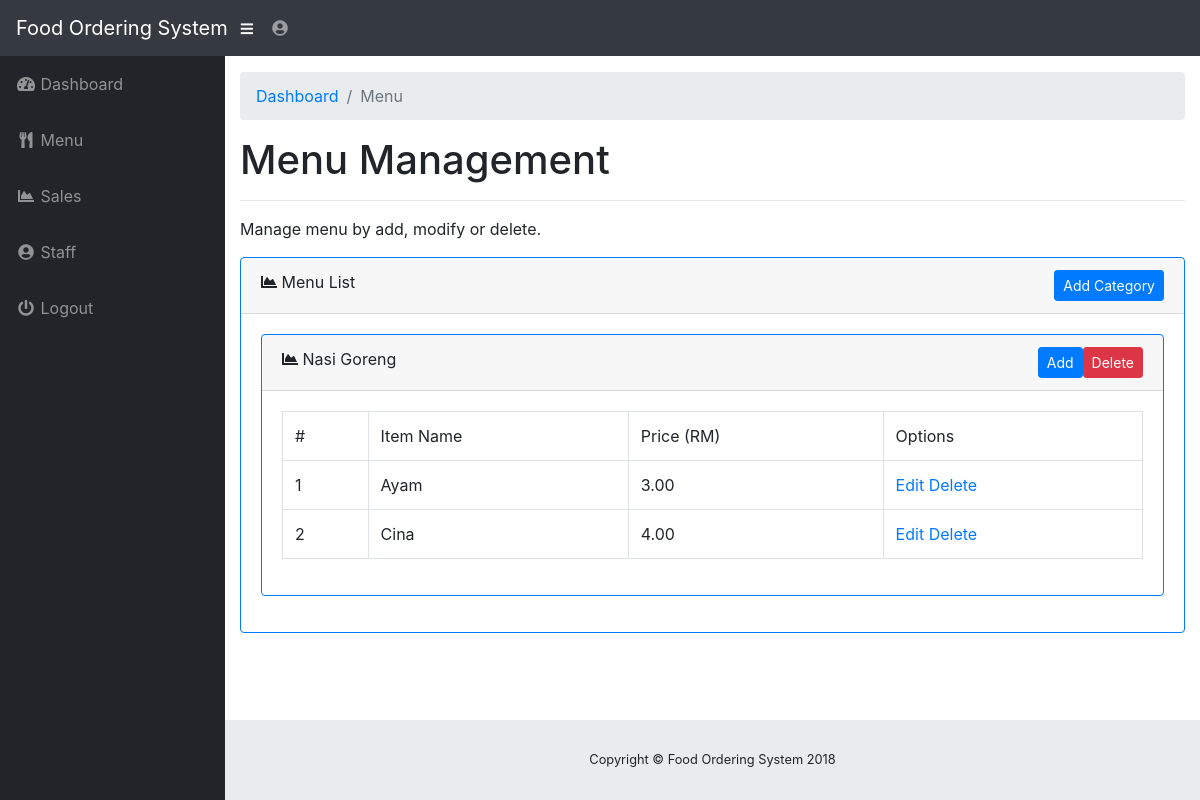
The page /admin/menu.php (signed in) on the database its author committed.
### tables this page shows
CREATE TABLE `tbl_menu` (
  `menuID` int(11) NOT NULL,
  `menuName` varchar(25) NOT NULL
);

CREATE TABLE `tbl_menuitem` (
  `itemID` int(11) NOT NULL,
  `menuID` int(11) NOT NULL,
  `menuItemName` text NOT NULL,
  `price` decimal(15,2) NOT NULL
);

### admin/menu.php (the view, shortened to what this page needs)
<?php
	include("../functions.php");
?>
<!DOCTYPE html>
<html lang="en">
  <head>
    <link href="vendor/bootstrap/css/bootstrap.min.css" rel="stylesheet">
    <link href="vendor/fontawesome-free/css/all.min.css" rel="stylesheet" type="text/css">
    <link href="vendor/datatables/dataTables.bootstrap4.css" rel="stylesheet">
    <link href="css/sb-admin.css" rel="stylesheet">
  </head>
  <body id="page-top">
    <nav class="navbar navbar-expand navbar-dark bg-dark static-top">
      <a class="navbar-brand mr-1" href="index.php">Food Ordering System</a>
      <button class="btn btn-link btn-sm text-white order-1 order-sm-0" id="sidebarToggle" href="#">
        <i class="fas fa-bars"></i>
      </button>
      <ul class="navbar-nav ml-auto ml-md-0">
        <li class="nav-item dropdown no-arrow">
          <a class="nav-link dropdown-toggle" href="#" id="userDropdown" role="button" data-toggle="dropdown" aria-haspopup="true" aria-expanded="false">
            <i class="fas fa-user-circle fa-fw"></i>
          </a>
        </li>
      </ul>
    </nav>
    <div id="wrapper">
      <ul class="sidebar navbar-nav">
        <li class="nav-item">
          <a class="nav-link" href="index.php">
            <i class="fas fa-fw fa-tachometer-alt"></i>
            <span>Dashboard</span>
          </a>
        </li>
        <li class="nav-item">
          <a class="nav-link" href="menu.php">
            <i class="fas fa-fw fa-utensils"></i>
            <span>Menu</span></a>
        </li>
        <li class="nav-item">
          <a class="nav-link" href="sales.php">
            <i class="fas fa-fw fa-chart-area"></i>
            <span>Sales</span></a>
        </li>
        <li class="nav-item">
          <a class="nav-link" href="staff.php">
            <i class="fas fa-fw fa-user-circle"></i>
            <span>Staff</span>
          </a>
        </li>
        <li class="nav-item">
          <a class="nav-link" href="#" data-toggle="modal" data-target="#logoutModal">
            <i class="fas fa-fw fa-power-off"></i>
            <span>Logout</span>
          </a>
        </li>
      </ul>
      <div id="content-wrapper">
        <div class="container-fluid">
          <ol class="breadcrumb">
            <li class="breadcrumb-item">
              <a href="index.php">Dashboard</a>
            </li>
            <li class="breadcrumb-item active">Menu</li>
          </ol>
          <h1>Menu Management</h1>
          <hr>
          <p>Manage menu by add, modify or delete.</p>
          <div class="card mb-3 border-primary">
            <div class="card-header">
              <i class="fas fa-chart-area"></i>
              Menu List
              <button class="btn btn-primary btn-sm float-right" data-toggle="modal" data-target="#addMenuModal">Add Category</button>
          </div>
            <div class="card-body">
            	<?php
					$menuQuery = "SELECT * FROM tbl_menu";
					if ($menuResult = $sqlconnection->query($menuQuery)) {
						while($menuRow = $menuResult->fetch_array(MYSQLI_ASSOC)) {?>
							<div class="card mb-3 border-primary">
					            <div class="card-header">
					              <i class="fas fa-chart-area"></i>
					              <?php echo $menuRow["menuName"]; ?>
  					              <button class="btn btn-danger btn-sm float-right" data-toggle="modal" data-target="#deleteModal" data-category="<?php echo $menuRow["menuName"];?>" data-menuid="<?php echo $menuRow["menuID"];?>">Delete</button>
  					              <button class="btn btn-primary btn-sm float-right" data-toggle="modal" data-target="#addItemModal" data-category="<?php echo $menuRow["menuName"];?>" data-menuid="<?php echo $menuRow["menuID"];?>">Add</button>
					          	</div>
					            <div class="card-body">
                			<table class="table table-bordered" id="dataTable" width="100%" cellspacing="0">
								<tr>
									<td>#</td>
									<td>Item Name</td>
									<td>Price (RM)</td>
									<td>Options</td>
								</tr>
							<?php
								$menuItemQuery = "SELECT * FROM tbl_menuitem WHERE menuID = " . $menuRow["menuID"];
								if ($menuItemResult = $sqlconnection->query($menuItemQuery)) {
									$itemno = 1;
									while($menuItemRow = $menuItemResult->fetch_array(MYSQLI_ASSOC)) {	?>
										<tr>
											<td><?php echo $itemno++; ?></td>
			        						<td><?php echo $menuItemRow["menuItemName"] ?></td>
			        						<td><?php echo $menuItemRow["price"] ?></td>
			        						<td>
			        							<a href="#editItemModal" data-toggle="modal" data-itemname="<?php echo $menuItemRow["menuItemName"] ?>" data-itemprice="<?php echo $menuItemRow["price"] ?>" data-menuid="<?php echo $menuRow["menuID"] ?>" data-itemid="<?php echo $menuItemRow["itemID"] ?>">Edit </a>
			        							<a href="deleteitem.php?itemID=<?php echo $menuItemRow["itemID"] ?>&menuID=<?php echo $menuRow["menuID"] ?>"> Delete</a></td>
										</tr>
									<?php
									}
								}
								else {
									die("Something wrong happened");
								}
							?>
							</table>
							</div>
					    </div>
						<?php
						}
					}
					else {
						die("Something wrong happened");
					}
				 ?>
            </div>
          </div>
        </div>
        <footer class="sticky-footer">
          <div class="container my-auto">
            <div class="copyright text-center my-auto">
              <span>Copyright © Food Ordering System 2018</span>
            </div>
          </div>
        </footer>
      </div>
    </div>
  </body>
</html>

### admin/css/sb-admin.css (style rules this page uses)
html { position: relative; min-height: 100%; }
body { height: 100%; }
#wrapper { display: -webkit-box; display: -ms-flexbox; display: flex; }
#wrapper #content-wrapper { overflow-x: hidden; width: 100%; padding-top: 1rem; padding-bottom: 80px; }
.navbar-nav .nav-item.dropdown .dropdown-toggle::after { width: 1rem; text-align: center; float: right; vertical-align: 0; border: 0; font-weight: 900; content: "\f105"; font-family: "Font Awesome 5 Free"; }
.navbar-nav .nav-item.dropdown.no-arrow .dropdown-toggle::after { display: none; }
.sidebar { width: 90px !important; background-color: #212529; min-height: calc(100vh - 56px); }
.sidebar .nav-item:last-child { margin-bottom: 1rem; }
.sidebar .nav-item .nav-link { text-align: center; padding: 0.75rem 1rem; width: 90px; }
.sidebar .nav-item .nav-link span { font-size: 0.65rem; display: block; }
.sidebar .nav-item .nav-link { color: rgba(255, 255, 255, 0.5); }
@media (min-width: 768px) { .sidebar { width: 225px !important; } }
@media (min-width: 768px) { .sidebar .nav-item .nav-link { display: block; width: 100%; text-align: left; padding: 1rem; width: 225px; } }
@media (min-width: 768px) { .sidebar .nav-item .nav-link span { font-size: 1rem; display: inline; } }
:root { --input-padding-x: 0.75rem; --input-padding-y: 0.75rem; }
footer.sticky-footer { display: -webkit-box; display: -ms-flexbox; display: flex; position: absolute; right: 0; bottom: 0; width: calc(100% - 90px); height: 80px; background-color: #e9ecef; }
footer.sticky-footer .copyright { line-height: 1; font-size: 0.8rem; }
@media (min-width: 768px) { footer.sticky-footer { width: calc(100% - 225px); } }

### rows shown on the page
tbl_menu: menuName "Nasi Goreng"
tbl_menuitem: menuItemName "Ayam", price "3.00"
tbl_menuitem: menuItemName "Cina", price "4.00"
